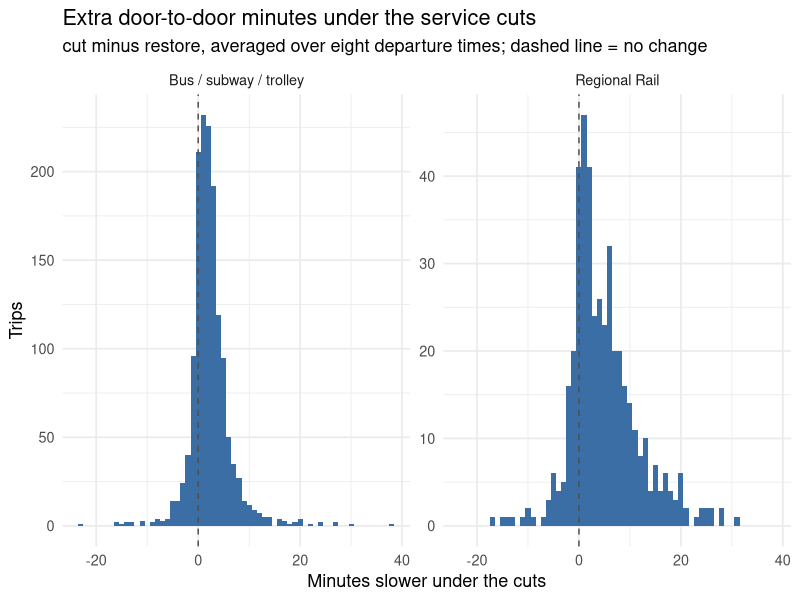
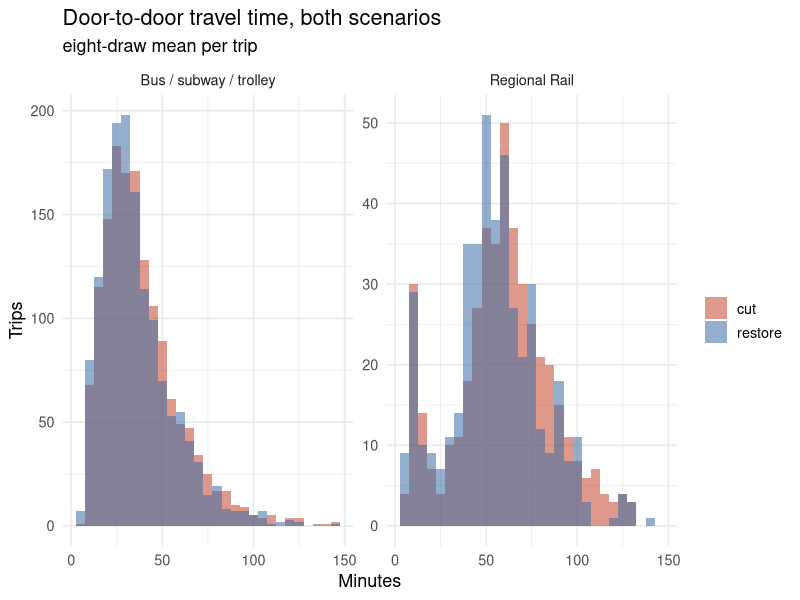
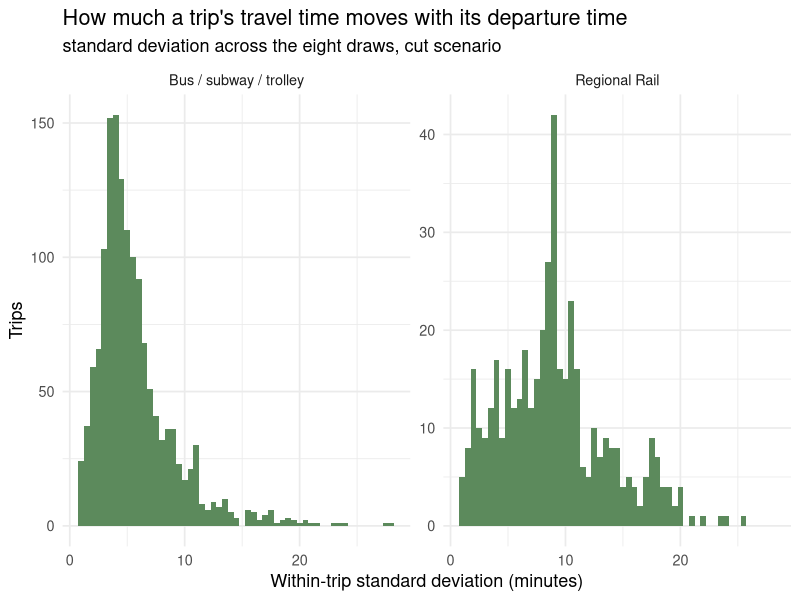
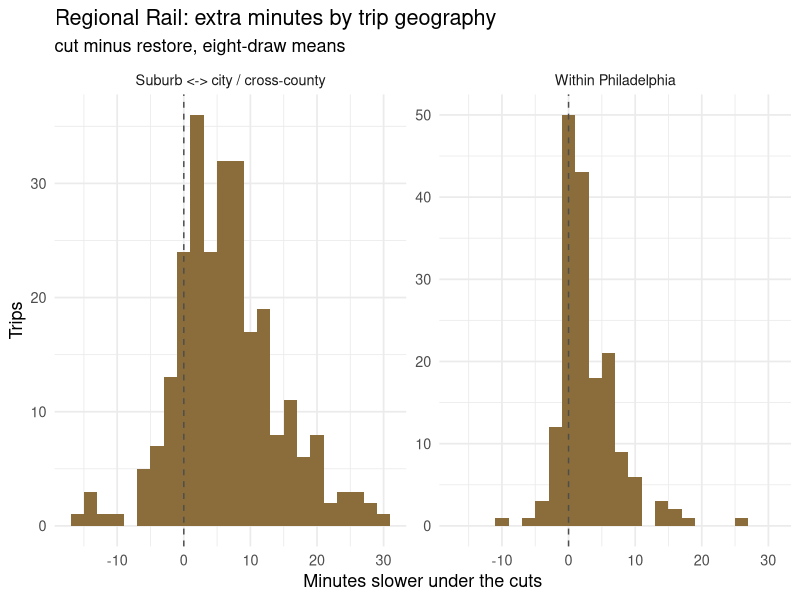

Write the R code that produced these figures, in order.
# Histograms for the cut vs restore comparison.
# Output: figures/*.png

suppressPackageStartupMessages({library(data.table); library(ggplot2)})

bus <- fread("data/transit_simple_estimates.csv")[
  !is.na(tt_cut_mean_min) & !is.na(tt_restore_mean_min)]
bus[, `:=`(delta = tt_cut_mean_min - tt_restore_mean_min, sample = "Bus / subway / trolley")]

rail <- fread("data/transit_regional_rail_estimates.csv")[
  !is.na(tt_cut_mean_min) & !is.na(tt_restore_mean_min)]
rail[, `:=`(delta = tt_cut_mean_min - tt_restore_mean_min, sample = "Regional Rail")]
rail[, geo := fifelse(o_county == 42101 & d_county == 42101, "Within Philadelphia",
              fifelse(o_county != d_county, "Suburb <-> city / cross-county",
                      "Within one suburban county"))]

both <- rbindlist(list(
  bus [, .(sample, delta, cut = tt_cut_mean_min, restore = tt_restore_mean_min,
           sd_cut = tt_cut_sd_min)],
  rail[, .(sample, delta, cut = tt_cut_mean_min, restore = tt_restore_mean_min,
           sd_cut = tt_cut_sd_min)]))

theme_set(theme_minimal(base_size = 13))
save_fig <- function(p, file, w = 9, h = 5) {
  ggsave(file.path("figures", file), p, width = w, height = h, dpi = 150)
  message("  ", file)
}

# 1. how much slower each trip is under the cuts
save_fig(
  ggplot(both[delta > -30 & delta < 40], aes(delta)) +
    geom_histogram(binwidth = 1, fill = "#3b6ea5", colour = NA) +
    geom_vline(xintercept = 0, colour = "grey30", linetype = "dashed") +
    facet_wrap(~sample, scales = "free_y") +
    labs(title = "Extra door-to-door minutes under the service cuts",
         subtitle = "cut minus restore, averaged over eight departure times; dashed line = no change",
         x = "Minutes slower under the cuts", y = "Trips"),
  "01-delta-bus-vs-rail.png")

# 2. the travel time distributions themselves
long <- melt(both, id.vars = "sample", measure.vars = c("cut", "restore"),
             variable.name = "scenario", value.name = "minutes")
save_fig(
  ggplot(long[minutes < 150], aes(minutes, fill = scenario)) +
    geom_histogram(binwidth = 5, position = "identity", alpha = 0.55, colour = NA) +
    facet_wrap(~sample, scales = "free_y") +
    scale_fill_manual(values = c(cut = "#c1462f", restore = "#3b6ea5")) +
    labs(title = "Door-to-door travel time, both scenarios",
         subtitle = "eight-draw mean per trip",
         x = "Minutes", y = "Trips", fill = NULL),
  "02-traveltime-distributions.png")

# 3. spread across the eight departure draws for a single trip
save_fig(
  ggplot(both[sd_cut < 30], aes(sd_cut)) +
    geom_histogram(binwidth = 0.5, fill = "#5c8a5c", colour = NA) +
    facet_wrap(~sample, scales = "free_y") +
    labs(title = "How much a trip's travel time moves with its departure time",
         subtitle = "standard deviation across the eight draws, cut scenario",
         x = "Within-trip standard deviation (minutes)", y = "Trips"),
  "03-departure-time-noise.png")

# 4. rail: who absorbs the loss
save_fig(
  ggplot(rail[delta > -25 & delta < 40 & geo != "Within one suburban county"], aes(delta)) +
    geom_histogram(binwidth = 2, fill = "#8a6d3b", colour = NA) +
    geom_vline(xintercept = 0, colour = "grey30", linetype = "dashed") +
    facet_wrap(~geo, scales = "free_y") +
    labs(title = "Regional Rail: extra minutes by trip geography",
         subtitle = "cut minus restore, eight-draw means",
         x = "Minutes slower under the cuts", y = "Trips"),
  "04-rail-by-geography.png")

message("bus n = ", nrow(bus), " | rail n = ", nrow(rail))
